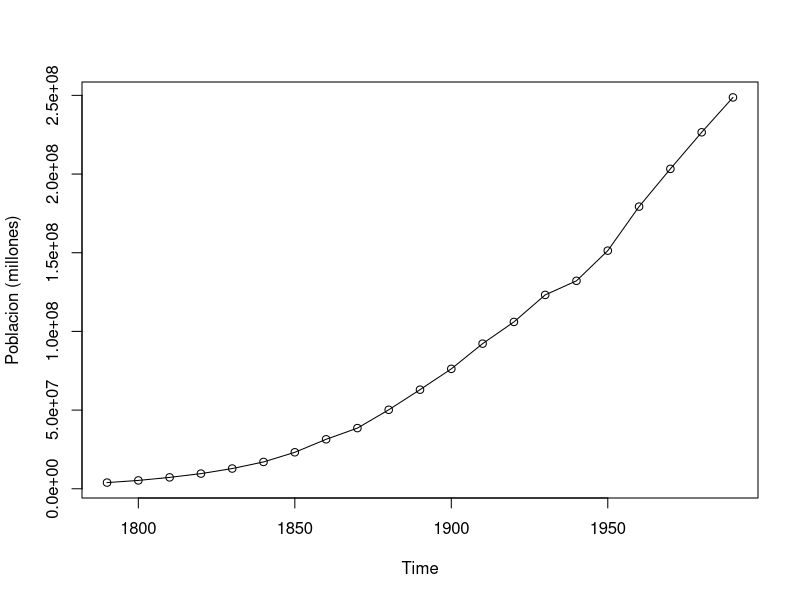
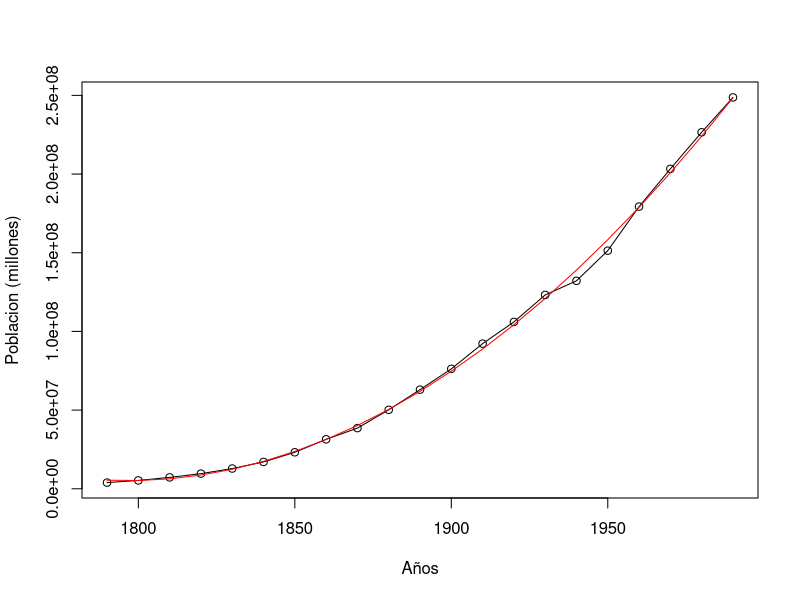
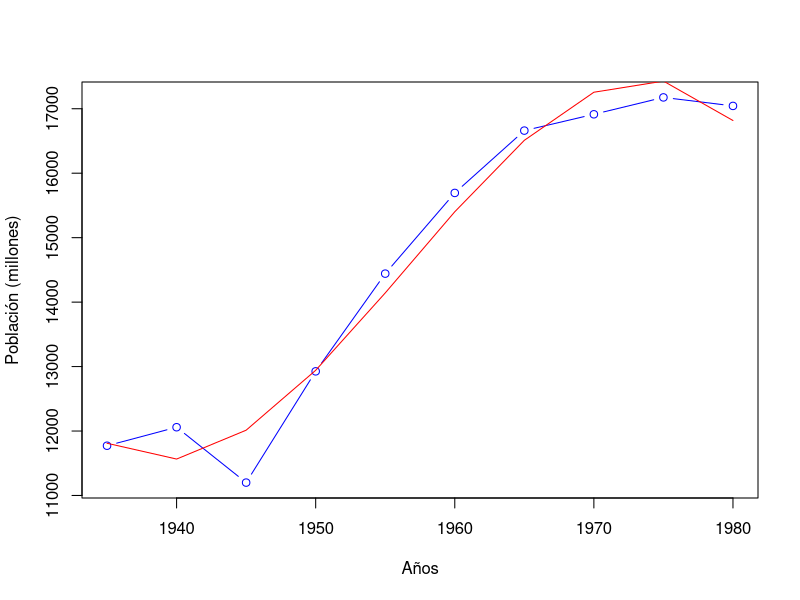
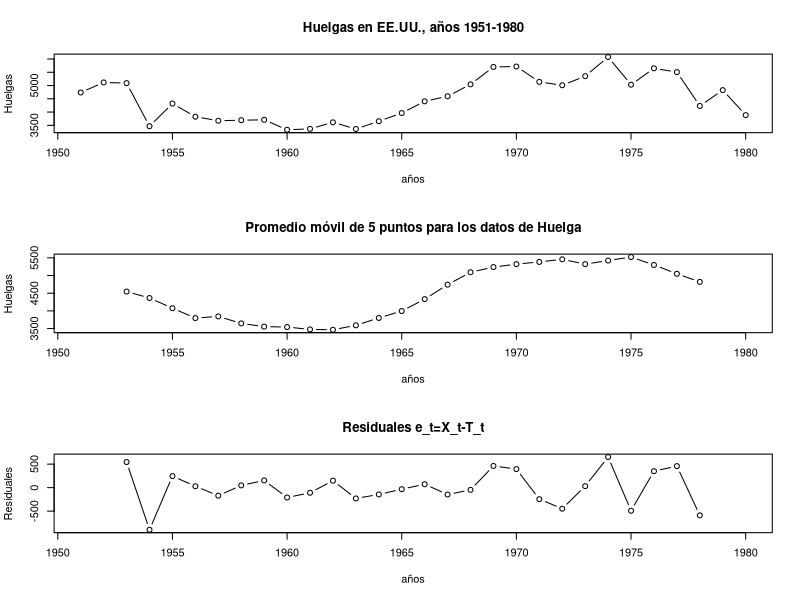
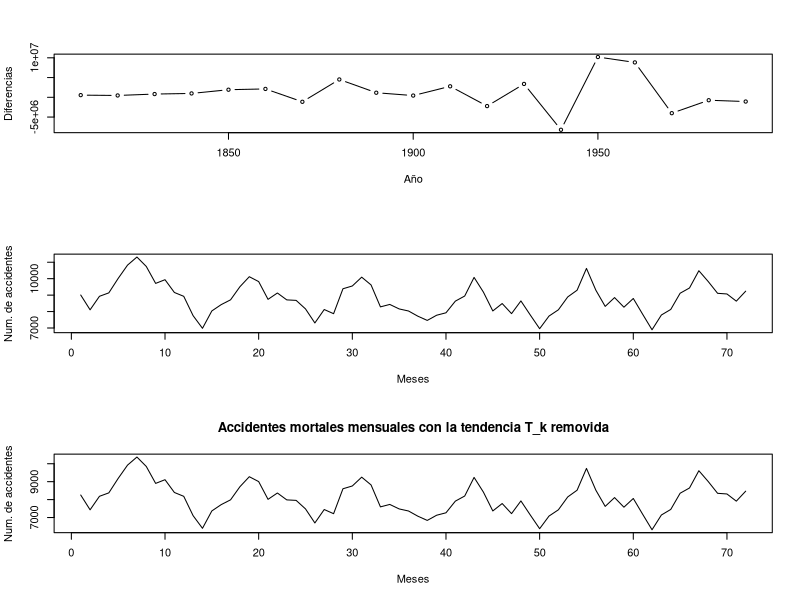
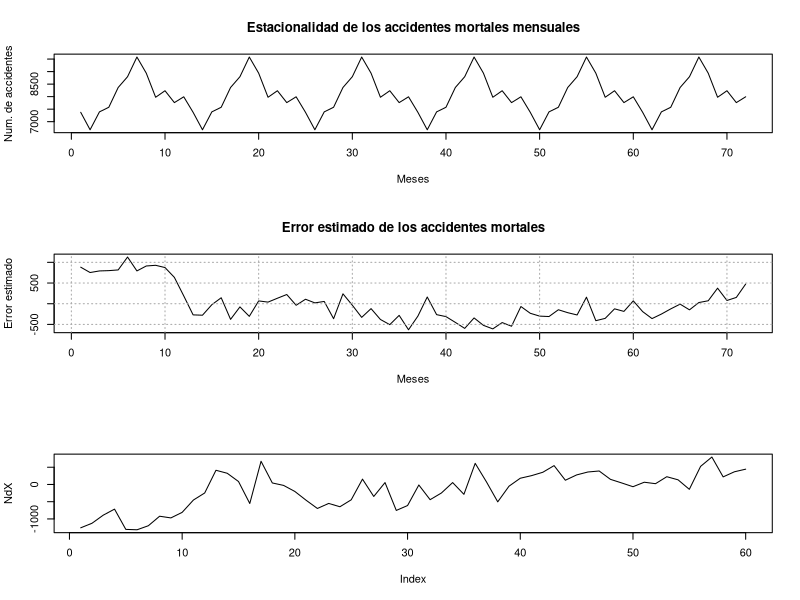
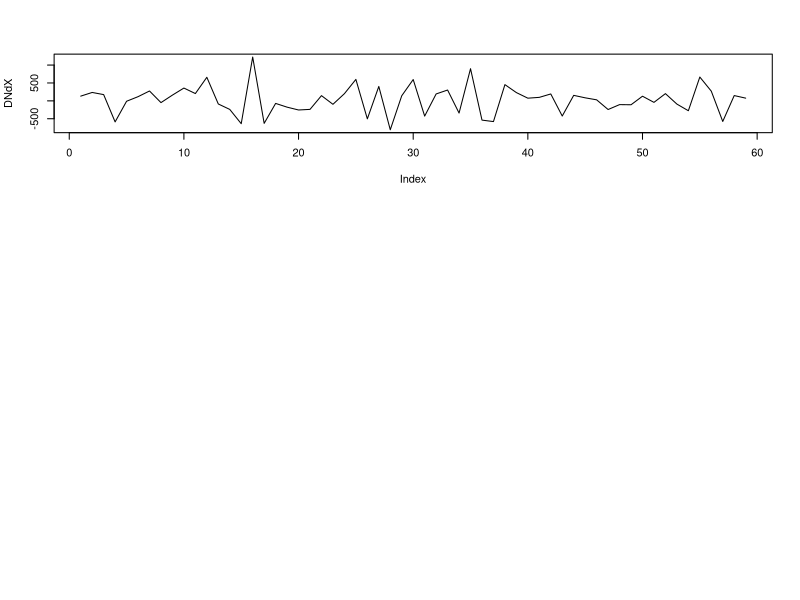

The R script that drew these images, in order:
## ---- chunk 1
uspop=ts(scan("data/USPOP.txt"),frequency=1/10,start=1790) 
pop=window(uspop,start=1790)
plot(pop,type="o",ylab="Poblacion (millones)")
## ---- chunk 2
x=time(pop)
reg=lm(pop~x+I(x^2),na.action=NULL)
summary(reg)
plot(pop,type="o",xlab="Años",ylab="Poblacion (millones)")
lines(reg$fitted.values,col="red")
## ---- chunk 3
NRWpop=read.table("data/Population-North-Rhine-Westphalia.txt",
                     header = TRUE)
knitr::kable(head(NRWpop,booktabs=TRUE,
                  caption="Población (en millones) de North-Rhine-Westphalia, Alemania, 1935-1980"))
plot(NRWpop, type = "b",col="blue",xlab = "Años",ylab = "Población (millones)")
# Modelo cúbico
t=NRWpop[,1]
pob=NRWpop[,2]
modelo=lm(pob~t+I(t^2)+I(t^3),na.action = NULL)
summary(modelo)
lines(t,modelo$fitted.values,col="red")
## ---- chunk 4
H=read.table("data/Huelgas.txt")
# Proemdio móvil por medio de la función "filter"
W=filter(H[,2],sides=2,rep(1/5,5))
# Residuales de X_t
y=H[,2]-W 
# Graficos
par(mfrow=c(3,1))
plot(H,xlab="años",ylab="Huelgas",type='b',
     main = "Huelgas en EE.UU., años 1951-1980")
plot(H[,1],W,xlab="años",ylab="Huelgas",type='b',
     main = "Promedio móvil de 5 puntos para los datos de Huelga")
plot(H[,1],y,xlab="años",ylab="Residuales",type='b',
     main = "Residuales e_t=X_t-T_t")
## ---- chunk 5
Dx=diff(uspop,difference=2)
plot(Dx,type="b",xlab="Año", ylab="Diferencias")
## ---- chunk 6
X<-read.table("data/Accidentes3.txt", header = TRUE)
## ---- chunk 7
knitr::kable(
head(X, booktabs = TRUE,
caption = 'Accidentes mortales mensuales en EE.UU., años 1973-1978.')
)
## ---- chunk 8
n=6; d=12
V=numeric(n*d)
for(k in 1:n)
{
  for(j in 1:d)
  {
    V[(k-1)*d+j]=X[j,k+1]
  }
}
plot(V,type="l",xlab = "Meses", ylab = "Num. de accidentes")
## ---- chunk 9
# Estimacion de la tendencia
Tk=numeric(n*d)
for(k in 1:n)
{
  for(j in 1:d)
  {
    Tk[(k-1)*d+j]=Tk[(k-1)*d+j]+(1/12)*X[j,k+1]
  }
}
# Grafico con la tendencia removida
plot(V-Tk,type = "l",xlab = "Meses",ylab = "Num. de accidentes",
     main = "Accidentes mortales mensuales con la tendencia T_k removida")
# Estimacion de la estacionalidad
Ej=numeric(n*d)
for(j in 1:d)
{
  aux=0
  for(k in 1:n)
  {
    aux=aux+(X[j,k+1]-Tk[(k-1)*d+j])
  }
  for(k in 1:n)
  {
    Ej[(k-1)*d+j]=(1/n)*aux
  }
}
# Grafico de la estacionalidad
plot(Ej,type = "l",xlab = "Meses",ylab = "Num. de accidentes",
     main = "Estacionalidad de los accidentes mortales mensuales")
# Estimacion del error
error=V-Tk-Ej
# Grafico del error estimado
plot(error,type = "l",xlab = "Meses",ylab = "Error estimado",
     main = "Error estimado de los accidentes mortales")
grid(col = "darkgray")     
## ---- chunk 10
# Operador Nabla_d, usamos la funcion diff con lag=12
NdX=diff(V,lag=12)
plot(NdX,type = "l")
## ---- chunk 11
DNdX=diff(NdX)
plot(DNdX,type = "l")
